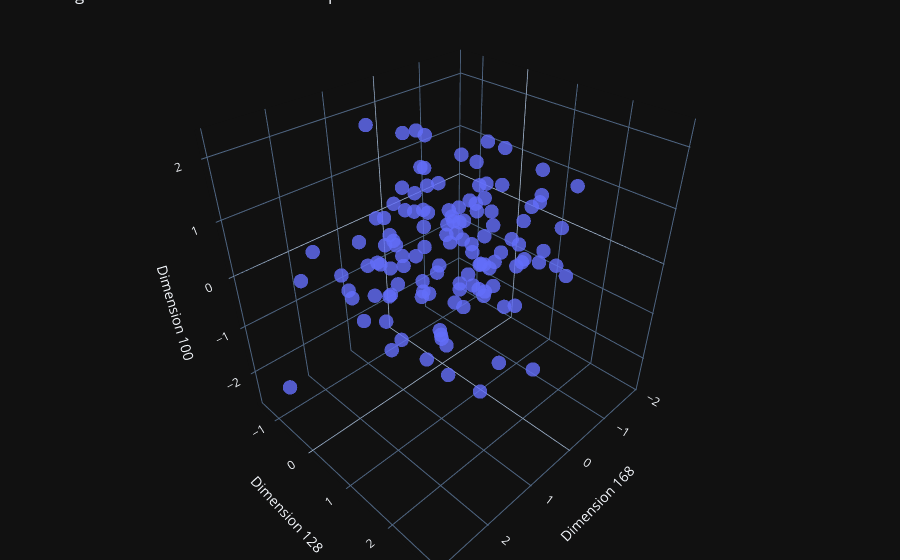

Notebook cell for this chart:
### Markdown cell above
### <strong> 2.5 | Plotting the latent features</strong>

### Code cell
# Plot the features in the a dummy latent space
ubound = encoded_feat.shape[1]
ind_list = np.random.randint(0, ubound, size=(3,))
imgfeature_sp(encoded_feat,ind_list)
